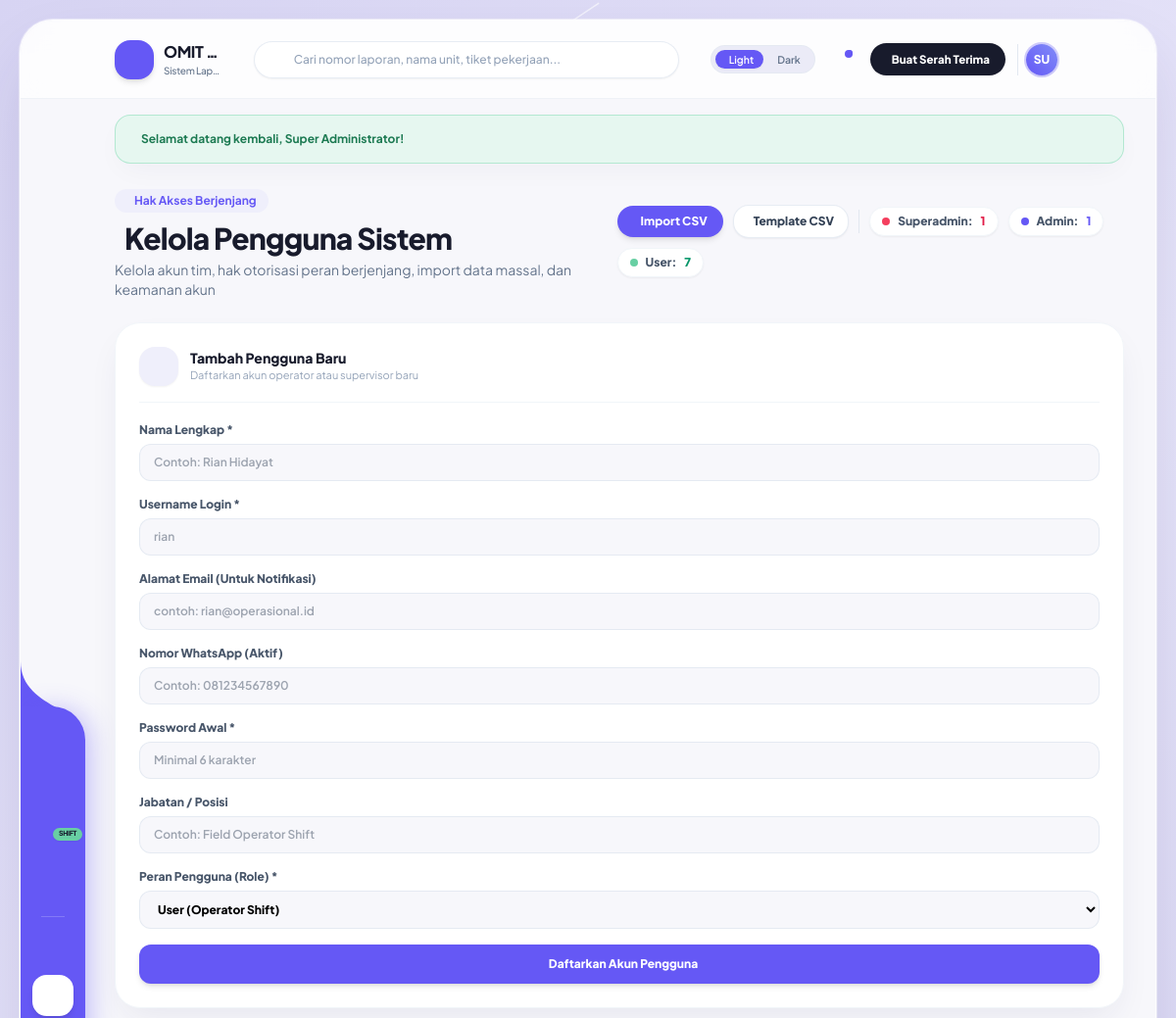
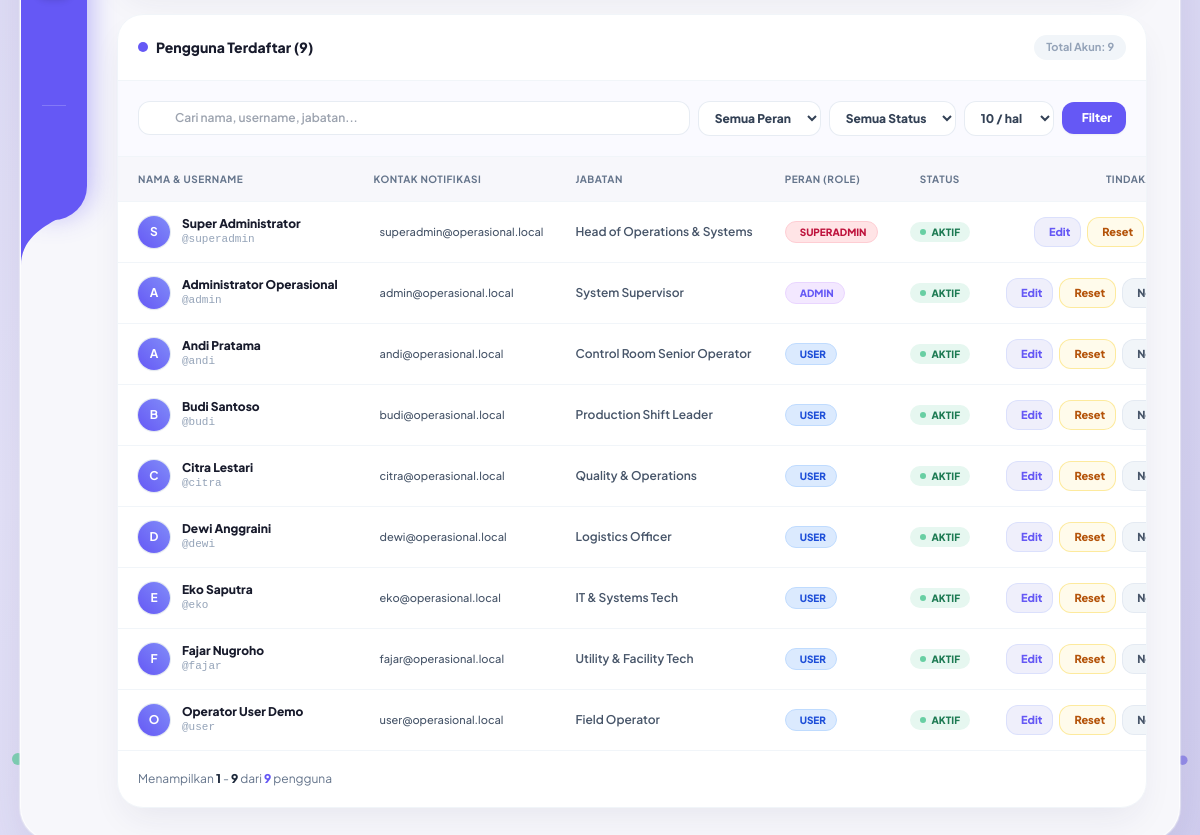
The page /master/users.php (signed in) on the database its author committed (2 pictures, top to bottom).
### tables this page shows
CREATE TABLE `users` (
  `id` int(11) NOT NULL AUTO_INCREMENT,
  `nama_lengkap` varchar(100) NOT NULL,
  `username` varchar(50) NOT NULL,
  `email` varchar(120) DEFAULT NULL,
  `no_wa` varchar(30) DEFAULT NULL,
  `password` varchar(255) NOT NULL,
  `role` enum('superadmin','admin','user') NOT NULL DEFAULT 'user',
  `jabatan` varchar(100) DEFAULT NULL,
  `foto` varchar(255) DEFAULT NULL,
  `ttd_type` enum('barcode','upload','canvas') NOT NULL DEFAULT 'barcode',
  `ttd_file` varchar(255) DEFAULT NULL,
  `status` enum('aktif','nonaktif') NOT NULL DEFAULT 'aktif',
  `created_at` timestamp NOT NULL DEFAULT current_timestamp(),
  `updated_at` timestamp NOT NULL DEFAULT current_timestamp() ON UPDATE current_timestamp(),
  PRIMARY KEY (`id`),
  UNIQUE KEY `username` (`username`),
  KEY `idx_users_role_status` (`role`,`status`),
  KEY `idx_users_status_nama` (`status`,`nama_lengkap`),
  KEY `idx_users_email` (`email`)
);

### master/users.php (the view, shortened to what the rows shown need)
<?php
require_once __DIR__ . '/../config/database.php';
require_once __DIR__ . '/../includes/auth.php';
require_once __DIR__ . '/../includes/functions.php';
$rawPerPage   = (int)($_GET['per_page'] ?? 10);
$perPage      = in_array($rawPerPage, [5, 10, 20, 50], true) ? $rawPerPage : 10;
$page         = max(1, (int)($_GET['page'] ?? 1));
$where = ["1=1"];
$params = [];
$whereSql = implode(' AND ', $where);
$offset = max(0, ($page - 1) * $perPage);
$querySql = "SELECT * FROM users WHERE {$whereSql} ORDER BY CASE WHEN role = 'superadmin' THEN 1 WHEN role = 'admin' THEN 2 ELSE 3 END, nama_lengkap ASC LIMIT {$offset}, {$perPage}";
$stmt = $pdo->prepare($querySql);
$stmt->execute($params);
$allUsers = $stmt->fetchAll();
require_once __DIR__ . '/../includes/header.php';
?>
<div class="space-y-6 w-full animate-stagger-1">
  <div class="flex flex-col lg:flex-row lg:items-center justify-between gap-4">
    <div>
      <h2 class="text-2xl sm:text-3xl font-extrabold text-[#181b2c] dark:text-white tracking-tight flex items-center gap-2.5">
        <span>Kelola Pengguna Sistem</span>
      </h2>
    </div>
  </div>
  <div class="grid grid-cols-1 xl:grid-cols-12 gap-6 items-start">
    <div class="xl:col-span-8 bg-white dark:bg-[#1b1e30] rounded-[26px] border border-slate-100 dark:border-slate-800/80 shadow-feature overflow-hidden widget-card">
      <div class="overflow-x-auto">
        <table class="w-full text-left text-xs">
          <thead class="bg-[#f7f7fb] dark:bg-[#151828] text-slate-500 uppercase font-extrabold text-[10px] tracking-wider border-b border-slate-100 dark:border-slate-800">
            <tr>
              <th class="py-3.5 px-5 whitespace-nowrap">Nama &amp; Username</th>
              <th class="py-3.5 px-4 whitespace-nowrap">Kontak Notifikasi</th>
              <th class="py-3.5 px-4 whitespace-nowrap">Jabatan</th>
              <th class="py-3.5 px-4 whitespace-nowrap">Peran (Role)</th>
              <th class="py-3.5 px-4 text-center whitespace-nowrap">Status</th>
              <th class="py-3.5 px-5 text-center whitespace-nowrap min-w-[210px]">Tindakan</th>
            </tr>
          </thead>
          <tbody class="divide-y divide-slate-100 dark:divide-slate-800/80 font-medium">
            <?php if (empty($allUsers)): ?>
              <tr>
                <td colspan="6" class="py-12 text-center text-slate-400">
                  <div class="flex flex-col items-center justify-center gap-2">
                    <i class="ph-thin ph-users text-4xl text-slate-300 dark:text-slate-600"></i>
                    <p class="text-xs font-semibold">Tidak ada pengguna yang sesuai dengan filter pencarian.</p>
                    <a href="users.php" class="text-xs text-[#6558f5] hover:underline font-bold mt-1">Reset Filter</a>
                  </div>
                </td>
              </tr>
            <?php else: ?>
              <?php foreach ($allUsers as $u): ?>
                <tr class="hover:bg-[#f7f7fb] dark:hover:bg-slate-800/50 transition-colors">
                  <td class="py-3.5 px-5 whitespace-nowrap">
                    <div class="flex items-center gap-3">
                      <div class="w-8 h-8 rounded-full overflow-hidden bg-gradient-to-tr from-[#6558f5] to-indigo-400 text-white flex items-center justify-center font-bold text-xs shrink-0 shadow-sm ring-1 ring-slate-200 dark:ring-slate-700">
                        <?php $uAvatar = get_user_avatar_url($u['foto'] ?? null); ?>
                        <?php if ($uAvatar): ?>
                          <img src="<?= $uAvatar ?>" alt="Avatar" class="w-full h-full object-cover">
                        <?php else: ?>
                          <?= strtoupper(substr($u['nama_lengkap'], 0, 1)) ?>
                        <?php endif; ?>
                      </div>
                      <div>
                        <div class="font-extrabold text-[#181b2c] dark:text-white text-xs leading-tight">
                          <?= sanitize($u['nama_lengkap']) ?>
                        </div>
                        <div class="text-[11px] font-mono text-slate-400">@<?= sanitize($u['username']) ?></div>
                      </div>
                    </div>
                  </td>
                  <td class="py-3.5 px-4 whitespace-nowrap">
                    <div class="space-y-1 text-[11px]">
                      <?php if (!empty($u['email'])): ?>
                        <div class="flex items-center gap-1.5 text-slate-600 dark:text-slate-300 font-medium">
                          <span><?= sanitize($u['email']) ?></span>
                        </div>
                      <?php endif; ?>
                    </div>
                  </td>
                  <td class="py-3.5 px-4 text-slate-600 dark:text-slate-300 font-semibold whitespace-nowrap">
                    <?= sanitize($u['jabatan'] ?: '—') ?>
                  </td>
                  <td class="py-3.5 px-4 whitespace-nowrap">
                    <?= badge_role($u['role']) ?>
                  </td>
                  <td class="py-3.5 px-4 text-center whitespace-nowrap">
                    <span class="inline-flex items-center gap-1.5 px-2.5 py-0.5 rounded-full text-[10px] font-extrabold <?= $u['status'] === 'aktif' ? 'bg-[#e6f7f0] text-[#1c7a52] dark:bg-emerald-950/60 dark:text-emerald-300' : 'bg-slate-200 text-slate-600 dark:bg-slate-800 dark:text-slate-400' ?>">
                      <span class="w-1.5 h-1.5 rounded-full <?= $u['status'] === 'aktif' ? 'bg-[#68cfa3]' : 'bg-slate-400' ?>"></span>
                      <?= strtoupper($u['status']) ?>
                    </span>
                  </td>
                  <td class="py-3.5 px-5 text-center whitespace-nowrap">
                    <div class="inline-flex items-center justify-center gap-1.5">
                      <button type="button"
                              onclick='openEditUserModal(<?= json_encode($u, JSON_HEX_TAG | JSON_HEX_APOS | JSON_HEX_QUOT | JSON_HEX_AMP) ?>)'
                              title="Edit Data & Hak Akses Pengguna"
                              class="px-2.5 py-1.5 rounded-xl text-[11px] font-extrabold bg-[#efeffb] hover:bg-[#e0dffc] dark:bg-indigo-950/60 dark:hover:bg-indigo-900/60 text-[#6558f5] dark:text-indigo-300 active:scale-95 transition flex items-center gap-1 cursor-pointer border border-indigo-200/50 dark:border-indigo-800/50 shadow-2xs">
                        <span>Edit</span>
                      </button>
                      <button type="button"
                              onclick="openResetPasswordModal(<?= $u['id'] ?>, '<?= htmlspecialchars($u['nama_lengkap'], ENT_QUOTES) ?>', '<?= htmlspecialchars($u['username'], ENT_QUOTES) ?>')"
                              title="Reset Password Akun"
                              class="px-2.5 py-1.5 rounded-xl text-[11px] font-extrabold bg-amber-50 dark:bg-amber-950/50 text-amber-700 dark:text-amber-300 hover:bg-amber-100 dark:hover:bg-amber-900/60 active:scale-95 transition flex items-center gap-1 border border-amber-200/80 dark:border-amber-800 cursor-pointer shadow-2xs">
                        <span>Reset</span>
                      </button>
                      <?php if ($u['id'] != $user['id']): ?>
                        <form method="POST" action="" class="inline" onsubmit="return confirm('<?= $u['status'] === 'aktif' ? 'Nonaktifkan akun ' . addslashes(htmlspecialchars($u['nama_lengkap'])) . '?' : 'Aktifkan akun ' . addslashes(htmlspecialchars($u['nama_lengkap'])) . '?' ?>')">
                          <button type="submit"
                                  title="<?= $u['status'] === 'aktif' ? 'Klik untuk Nonaktifkan Akun' : 'Klik untuk Aktifkan Akun' ?>"
                                  class="px-2.5 py-1.5 rounded-xl text-[11px] font-extrabold <?= $u['status'] === 'aktif' ? 'bg-slate-100 dark:bg-slate-800 hover:bg-slate-200 text-slate-600 dark:text-slate-300 border border-slate-200/80 dark:border-slate-700' : 'bg-emerald-50 dark:bg-emerald-950/50 text-emerald-700 dark:text-emerald-300 hover:bg-emerald-100 border border-emerald-200 dark:border-emerald-800' ?> active:scale-95 transition flex items-center gap-1 cursor-pointer shadow-2xs">
                            <span><?= $u['status'] === 'aktif' ? 'Nonaktif' : 'Aktif' ?></span>
                          </button>
                        </form>
                      <?php else: ?>
                        <span class="text-[10px] font-extrabold text-[#6558f5] bg-[#efeffb] dark:bg-indigo-950/50 px-2.5 py-1.5 rounded-xl border border-indigo-100 dark:border-indigo-900/60">(Akun Anda)</span>
                      <?php endif; ?>
                    </div>
                  </td>
                </tr>
              <?php endforeach; ?>
            <?php endif; ?>
          </tbody>
        </table>
      </div>
    </div>
  </div>
</div>
<?php require_once __DIR__ . '/../includes/footer.php'; ?>

### includes/header.php (shortened to what the rows shown need)
<?php
require_once __DIR__ . '/../config/database.php';
require_once __DIR__ . '/auth.php';
require_once __DIR__ . '/functions.php';
$user = current_user();
?>
<!DOCTYPE html>
<html lang="id" class="light">
<head>
  <script src="https://cdn.tailwindcss.com"></script>
  <link rel="stylesheet" href="<?= BASE_URL ?>assets/css/style.css" />
</head>
<body class="p-2 sm:p-4 lg:p-5 flex items-center justify-center min-h-screen md:h-screen md:overflow-hidden relative select-none">
  <div id="app-shell" class="relative z-10 w-full max-w-[1580px] min-h-[92vh] md:h-[calc(100vh-1.5rem)] lg:h-[calc(100vh-2.5rem)] bg-[#f7f7fb] dark:bg-[#131522] rounded-3xl lg:rounded-[34px] shadow-shell border border-white/80 dark:border-slate-800/80 transition-colors duration-300 overflow-hidden flex flex-col">
    <header class="shrink-0 w-full h-16 sm:h-20 px-3.5 sm:px-6 md:pl-24 md:pr-8 flex items-center justify-between gap-2 sm:gap-4 border-b border-slate-200/50 dark:border-slate-800/60 bg-white/70 dark:bg-[#131522]/80 backdrop-blur-md z-20 sticky top-0 transition-colors">
      <div class="flex items-center gap-2 sm:gap-3 shrink-0">
        <div class="flex items-center gap-1.5 pl-1.5 sm:pl-2 border-l border-slate-200 dark:border-slate-800 shrink-0">
          <a href="<?= BASE_URL ?>profile.php" class="flex items-center gap-2 group hover:opacity-90 transition" title="Pengaturan Profil Saya">
            <div class="relative w-8 h-8 rounded-full overflow-hidden ring-2 ring-[#6558f5]/30 group-hover:ring-[#6558f5] transition-all bg-gradient-to-tr from-[#6558f5] to-indigo-400 text-white flex items-center justify-center font-black text-xs shadow-sm">
              <?php $hdrAvatar = get_user_avatar_url($user['foto'] ?? null); ?>
              <?php if ($hdrAvatar): ?>
                <img src="<?= $hdrAvatar ?>" alt="Foto" class="w-full h-full object-cover">
              <?php else: ?>
                <span><?= strtoupper(substr($user['nama_lengkap'] ?? 'U', 0, 2)) ?></span>
              <?php endif; ?>
            </div>
          </a>
        </div>
      </div>
    </header>
    <main class="flex-1 overflow-y-auto px-4 sm:px-8 md:pl-24 md:pr-8 pb-24 md:pb-8 pt-4">

### includes/functions.php (shortened to what the rows shown need)
<?php
function sanitize(?string $data): string {
    return htmlspecialchars(trim((string)($data ?? '')), ENT_QUOTES, 'UTF-8');
}
function get_user_avatar_url(?string $foto): ?string {
    if (empty($foto)) {
        return null;
    }
    return null;
}
function badge_role(string $role): string {
    switch ($role) {
        case 'superadmin':
            return '<span class="inline-flex items-center px-2.5 py-0.5 rounded-full text-[10px] font-extrabold bg-rose-100 text-rose-700 dark:bg-rose-950/60 dark:text-rose-300 border border-rose-200 dark:border-rose-800"><i class="ph-fill ph-crown mr-1"></i> SUPERADMIN</span>';
        case 'admin':
            return '<span class="inline-flex items-center px-2.5 py-0.5 rounded-full text-[10px] font-extrabold bg-purple-100 text-[#6558f5] dark:bg-purple-950/60 dark:text-purple-300 border border-purple-200 dark:border-purple-800"><i class="ph-fill ph-shield-check mr-1"></i> ADMIN</span>';
        default:
            return '<span class="inline-flex items-center px-2.5 py-0.5 rounded-full text-[10px] font-extrabold bg-blue-100 text-blue-700 dark:bg-blue-950/60 dark:text-blue-300 border border-blue-200 dark:border-blue-800"><i class="ph-fill ph-user mr-1"></i> USER</span>';
    }
}

### rows shown on the page
users: nama_lengkap "SU", nama_lengkap "S", nama_lengkap "Super Administrator", username "superadmin", email "superadmin@operasional.local", jabatan "Head of Operations & Systems", role "SUPERADMIN", status "AKTIF"
users: nama_lengkap "A", nama_lengkap "Administrator Operasional", username "admin", email "admin@operasional.local", jabatan "System Supervisor", role "ADMIN", status "AKTIF", shows "Nonaktif"
users: nama_lengkap "A", nama_lengkap "Andi Pratama", username "andi", email "andi@operasional.local", jabatan "Control Room Senior Operator", role "USER", status "AKTIF", shows "Nonaktif"
users: nama_lengkap "B", nama_lengkap "Budi Santoso", username "budi", email "budi@operasional.local", jabatan "Production Shift Leader", role "USER", status "AKTIF", shows "Nonaktif"
users: nama_lengkap "C", nama_lengkap "Citra Lestari", username "citra", email "citra@operasional.local", jabatan "Quality & Operations", role "USER", status "AKTIF", shows "Nonaktif"
users: nama_lengkap "D", nama_lengkap "Dewi Anggraini", username "dewi", email "dewi@operasional.local", jabatan "Logistics Officer", role "USER", status "AKTIF", shows "Nonaktif"
users: nama_lengkap "E", nama_lengkap "Eko Saputra", username "eko", email "eko@operasional.local", jabatan "IT & Systems Tech", role "USER", status "AKTIF", shows "Nonaktif"
users: nama_lengkap "F", nama_lengkap "Fajar Nugroho", username "fajar", email "fajar@operasional.local", jabatan "Utility & Facility Tech", role "USER", status "AKTIF", shows "Nonaktif"
users: nama_lengkap "O", nama_lengkap "Operator User Demo", username "user", email "user@operasional.local", jabatan "Field Operator", role "USER", status "AKTIF", shows "Nonaktif"

### other values the page prints
$appName "OMIT…"
$appFullName "Sistem Lap…"
$msgText "Selamat datang kembali, Super Administrator!"
$cntSuperadmin "1"
$cntAdmin "1"
$cntUser "7"
$totalFiltered "9"
$totalAllUsers "9"
$offset + 1 "1"
min($offset + $perPage, $totalFiltered) "9"
